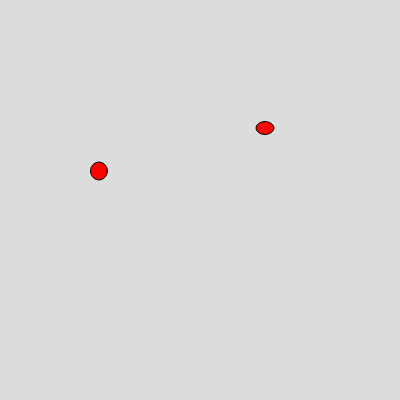
Frame 1 (no input)
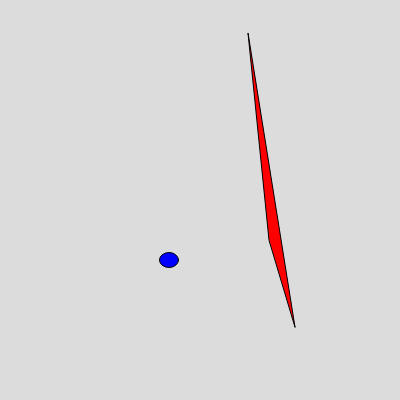
Frame 2 (the mouse pressed at the canvas centre, redrawn once)

The p5.js sketch that drew these frames (run headless with seeded random() and noise() and a simulated clock; the mouse was pressed at the canvas centre and the sketch redrawn once):

// p5.js sketch
// ── sketch.js
//variables
let smallestSize = 10;
let biggestSize = 20;

let smallestCoordinate = 10;
let biggestCoordinate = 350;

let maxNumberOfShapes = 10;

function setup() {
  createCanvas(400, 400);
}

// returns a random coordinate from the smallest and biggest coordinate 
function getRandomCoordinate() {
  return Math.round(random(smallestCoordinate, biggestCoordinate));
}

//returns a random Size from the smallest size to the biggest
function getRandomSize() {
  return Math.round(random(smallestSize, biggestSize));
}

//gets a random number and chooses a color based off of the number
function getRandomColor() {
  let randomColorNumber = Math.round(random(1,4));

  if(randomColorNumber === 1) {
    return 'blue';
  }
  if (randomColorNumber === 2) {
    return 'red';
  }

  return 'white';
}

function drawRandomShape() {
  let randomShapeNumber = Math.round( random(1, 4));

  fill( getRandomColor() );

  if(randomShapeNumber === 1) {
    triangle(getRandomCoordinate(), getRandomCoordinate(), getRandomCoordinate(), getRandomCoordinate(), getRandomCoordinate(), getRandomCoordinate() );
  } else {
    ellipse(getRandomCoordinate(), getRandomCoordinate(), getRandomSize(), getRandomSize() );
  } 
}

function draw() {
  background(220);

  let maxShapes = 2;
  let drawnShapes = 0;
  while (drawnShapes < maxShapes)  {
    drawRandomShape();
    drawnShapes++;
  }

  //Try commenting out the noLoop() funciton and see what it does!
  noLoop();
}
